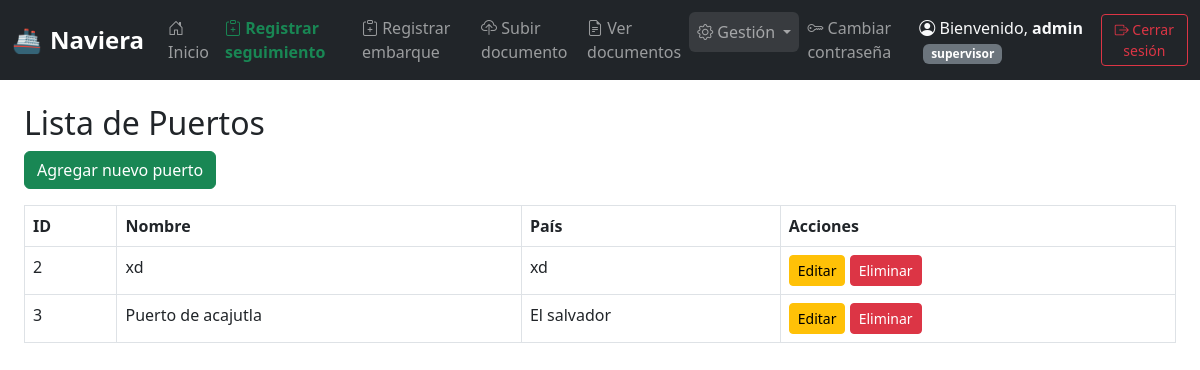
/puertos/ (signed in), run on an earlier commit of the app's database.
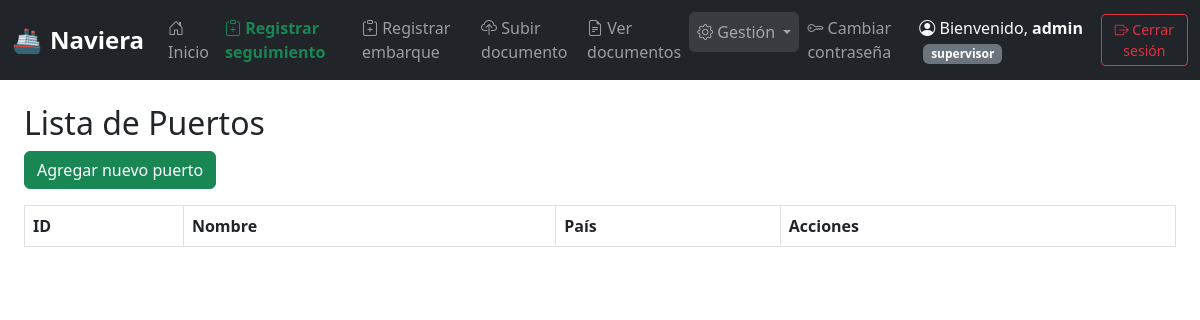
And on a later commit of the database.
### gestion/models.py (models this page shows, shortened)
class Puerto(models.Model):
    nombre = models.CharField(max_length=100)
    pais = models.CharField(max_length=100)

### gestion/views.py (the view)
# urls.py: path('puertos/', views.lista_puertos, name='lista_puertos'),
@login_required
@user_passes_test(lambda u: u.rol == 'supervisor')
def lista_puertos(request):
    puertos = Puerto.objects.all()
    return render(request, 'gestion/puertos/lista.html', {'puertos': puertos})

### gestion/templates/gestion/puertos/lista.html
{% extends 'gestion/base.html' %}
{% block content %}
<h2>Lista de Puertos</h2>
<a href="{% url 'crear_puerto' %}" class="btn btn-success mb-3">Agregar nuevo puerto</a>
<table class="table table-bordered">
  <thead><tr><th>ID</th><th>Nombre</th><th>País</th><th>Acciones</th></tr></thead>
  <tbody>
    {% for puerto in puertos %}
    <tr>
      <td>{{ puerto.id }}</td>
      <td>{{ puerto.nombre }}</td>
      <td>{{ puerto.pais }}</td>
      <td>
        <a href="{% url 'editar_puerto' puerto.id %}" class="btn btn-warning btn-sm">Editar</a>
        <a href="{% url 'eliminar_puerto' puerto.id %}" class="btn btn-danger btn-sm">Eliminar</a>
      </td>
    </tr>
    {% endfor %}
  </tbody>
</table>
{% endblock %}

What changed in the data, as far as the page shows it:
removed Puerto: id "2", nombre "xd", pais "xd"
removed Puerto: id "3", nombre "Puerto de acajutla", pais "El salvador"
